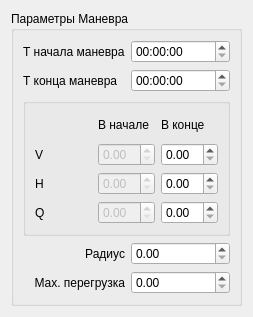
<?xml version="1.0" encoding="UTF-8"?>
<ui version="4.0">
 <class>ManeuverWidget</class>
 <widget class="QWidget" name="ManeuverWidget">
  <property name="geometry">
   <rect>
    <x>0</x>
    <y>0</y>
    <width>253</width>
    <height>317</height>
   </rect>
  </property>
  <property name="windowTitle">
   <string>Form</string>
  </property>
  <layout class="QGridLayout" name="gridLayout">
   <item row="0" column="0">
    <widget class="QGroupBox" name="groupBox">
     <property name="title">
      <string>Параметры Маневра</string>
     </property>
     <layout class="QGridLayout" name="gridLayout_3">
      <item row="1" column="1">
       <widget class="QTimeEdit" name="timeEditEndManeuver">
        <property name="displayFormat">
         <string>HH:mm:ss</string>
        </property>
       </widget>
      </item>
      <item row="1" column="0">
       <widget class="QLabel" name="lblTimeEndManeuver">
        <property name="text">
         <string>Т конца маневра</string>
        </property>
       </widget>
      </item>
      <item row="0" column="0">
       <widget class="QLabel" name="lblTimeStartManeuver">
        <property name="text">
         <string>Т начала маневра</string>
        </property>
       </widget>
      </item>
      <item row="0" column="1">
       <widget class="QTimeEdit" name="timeEditStartManeuver">
        <property name="displayFormat">
         <string>HH:mm:ss</string>
        </property>
       </widget>
      </item>
      <item row="3" column="0">
       <widget class="QLabel" name="lblRadius">
        <property name="text">
         <string>Радиус</string>
        </property>
        <property name="alignment">
         <set>Qt::AlignRight|Qt::AlignTrailing|Qt::AlignVCenter</set>
        </property>
       </widget>
      </item>
      <item row="3" column="1">
       <widget class="QDoubleSpinBox" name="doubleSpinBoxRadius"/>
      </item>
      <item row="4" column="0">
       <widget class="QLabel" name="lblMaxOverload">
        <property name="text">
         <string>Max. перегрузка</string>
        </property>
        <property name="alignment">
         <set>Qt::AlignRight|Qt::AlignTrailing|Qt::AlignVCenter</set>
        </property>
       </widget>
      </item>
      <item row="4" column="1">
       <widget class="QDoubleSpinBox" name="doubleSpinBoxMaxOverload"/>
      </item>
      <item row="2" column="0" colspan="2">
       <widget class="QGroupBox" name="groupBoxParameters">
        <property name="title">
         <string/>
        </property>
        <property name="flat">
         <bool>true</bool>
        </property>
        <layout class="QGridLayout" name="gridLayout_2">
         <item row="3" column="2">
          <widget class="QDoubleSpinBox" name="doubleSpinBoxEndCourse"/>
         </item>
         <item row="3" column="1">
          <widget class="QDoubleSpinBox" name="doubleSpinBoxStartCourse">
           <property name="enabled">
            <bool>false</bool>
           </property>
          </widget>
         </item>
         <item row="3" column="0">
          <widget class="QLabel" name="lblCourse">
           <property name="text">
            <string>Q</string>
           </property>
          </widget>
         </item>
         <item row="2" column="1">
          <widget class="QDoubleSpinBox" name="doubleSpinBoxStartHeight">
           <property name="enabled">
            <bool>false</bool>
           </property>
          </widget>
         </item>
         <item row="1" column="2">
          <widget class="QDoubleSpinBox" name="doubleSpinBoxEndSpeed"/>
         </item>
         <item row="0" column="1">
          <widget class="QLabel" name="lblStartParam">
           <property name="text">
            <string>В начале</string>
           </property>
          </widget>
         </item>
         <item row="2" column="0">
          <widget class="QLabel" name="lblHeight">
           <property name="text">
            <string>H</string>
           </property>
          </widget>
         </item>
         <item row="2" column="2">
          <widget class="QDoubleSpinBox" name="doubleSpinBoxEndHeight"/>
         </item>
         <item row="1" column="1">
          <widget class="QDoubleSpinBox" name="doubleSpinBoxStartSpeed">
           <property name="enabled">
            <bool>false</bool>
           </property>
          </widget>
         </item>
         <item row="0" column="2">
          <widget class="QLabel" name="lblEndParam">
           <property name="text">
            <string>В конце</string>
           </property>
          </widget>
         </item>
         <item row="1" column="0">
          <widget class="QLabel" name="lblSpeed">
           <property name="text">
            <string>V</string>
           </property>
          </widget>
         </item>
        </layout>
       </widget>
      </item>
     </layout>
    </widget>
   </item>
  </layout>
 </widget>
 <resources/>
 <connections/>
</ui>
